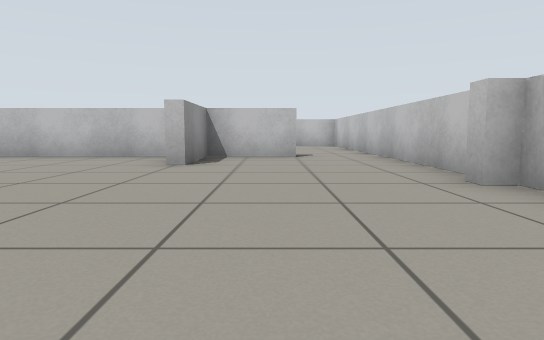
View 1 (above)

20 first-person views from a walk through a world built for the Gazebo simulator. The camera is 0.5 m above the floor, tilts 6° down and sees 75° across. The floor is counted in squares, 1 m on a side. Each view is taken from the middle of a square. On the plan, view 1 faces up. The plan holds only what a view shows up to about 9 squares ahead; the rest is blank. The place goes on beyond the plan.

View 2
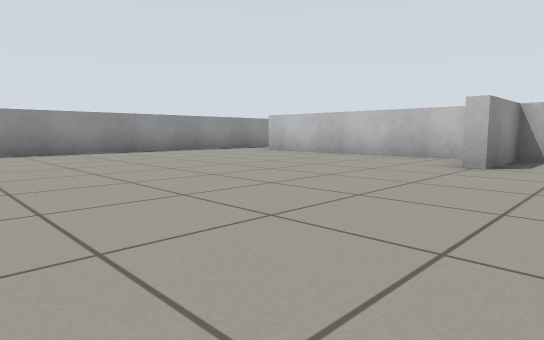

View 3
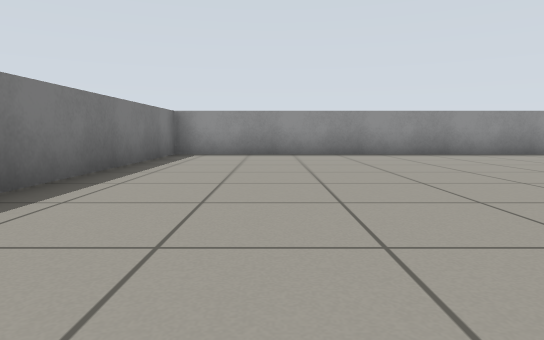

View 4
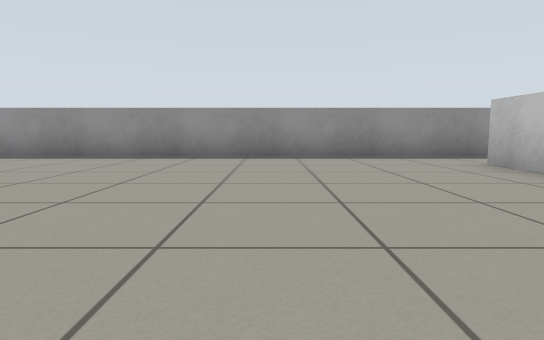

View 5
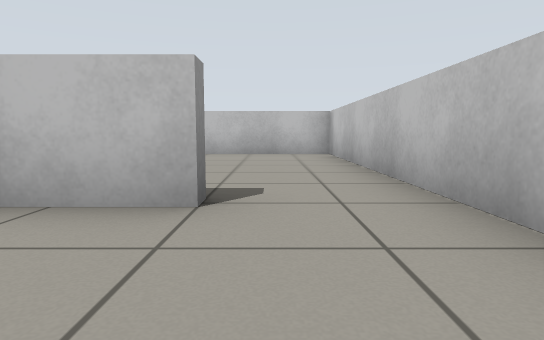

View 6
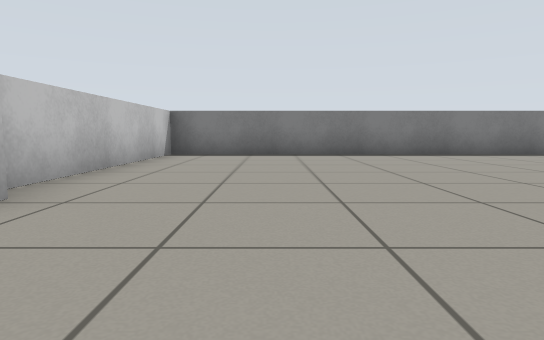

View 7
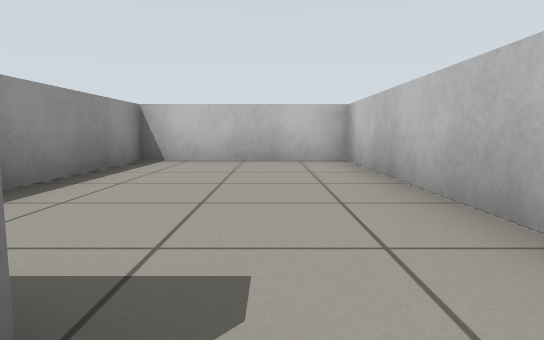

View 8
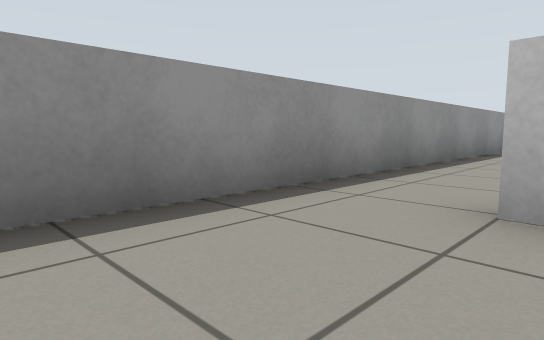

View 9
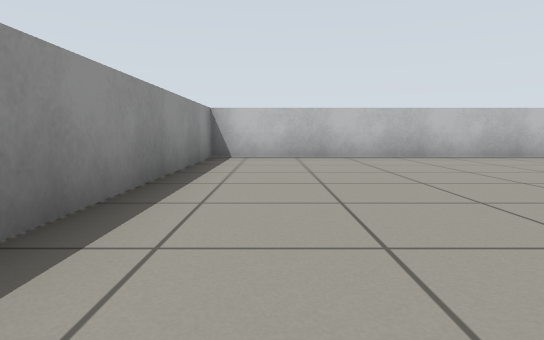

View 10
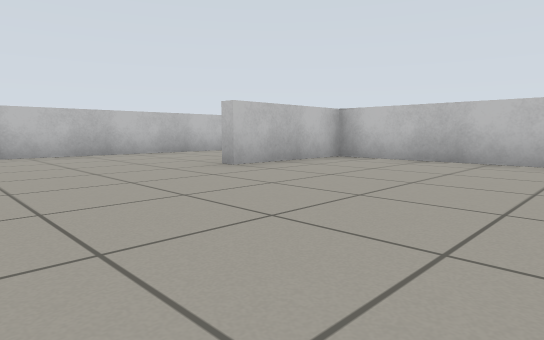

View 11
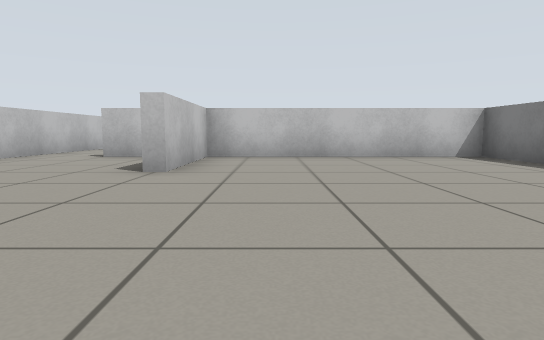

View 12
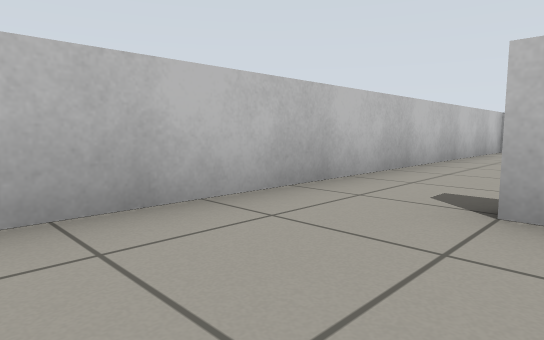

View 13
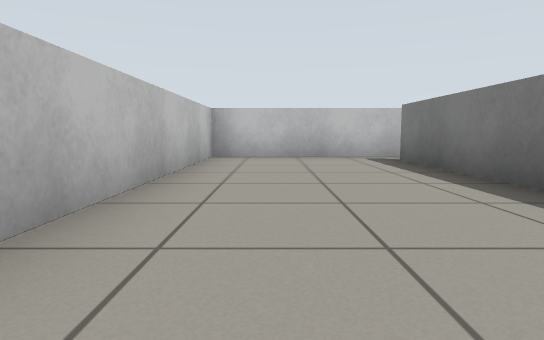

View 14
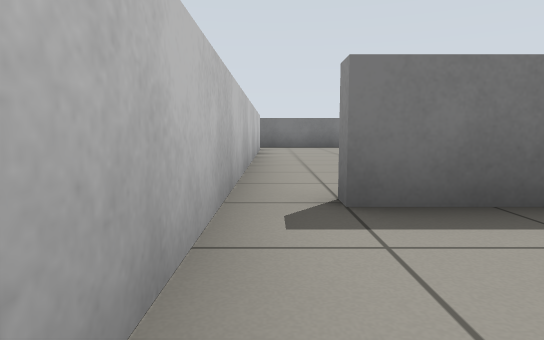

View 15
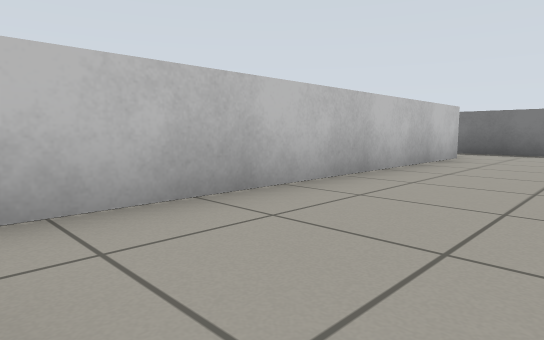

View 16
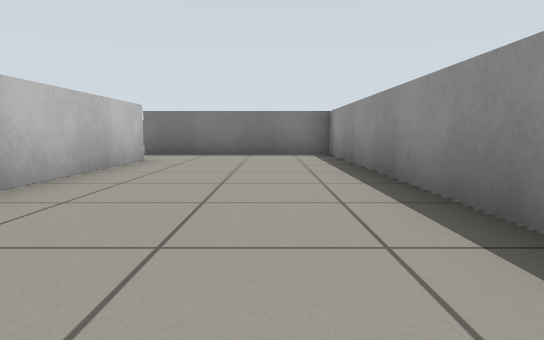

View 17
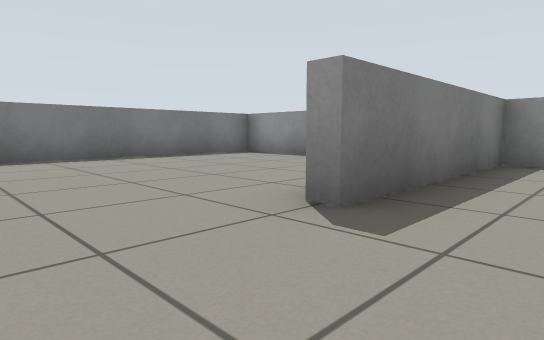

View 18
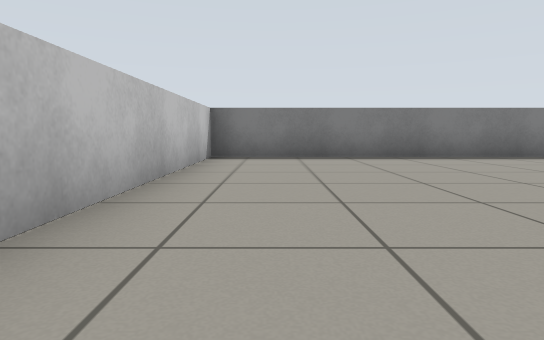

View 19
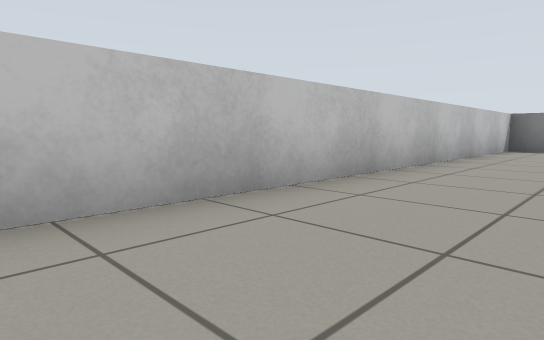

View 20
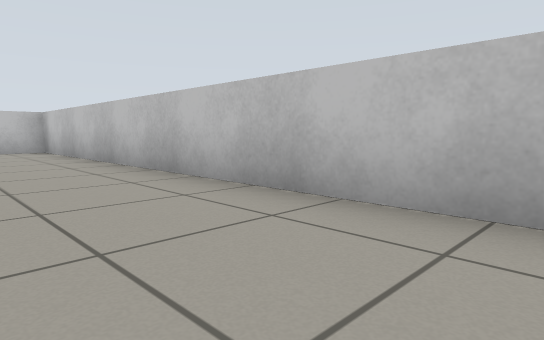

### Floor plan
Ten units are one square. View 1 is at (0, 0); x grows to the right and y downward. Boxes are objects, and circles mark ways between rooms. Rooms are numbered by the first view taken in them; rooms with no view inside come last. Other rooms are left out.
<svg viewBox="-97 -177 204 204">
<path fill="none" stroke="#000" d="M-21 -74 -75 -74M20 -32 20 -38M5 -78 5 -74 -13 -74 -13 -55 -18 -55M24 -42 24 -133 -13 -133 -13 -100M-92 -85 -92 22 24 22 24 -34M-16 -146 -16 -155M-34 -76 -16 -76 -16 -133 -45 -133 -45 -138M20 -136 55 -136M63 -145 63 -172 -92 -172 -92 -85M26 -104 26 -37 70 -37M63 -55 63 -145M55 -136 55 -132M70 -37 70 -32M26 1 26 15M34 22 102 22 102 -172 92 -172"/>
<circle cx="-85" cy="-80" r="3" fill="#2a7"/>
<circle cx="60" cy="-140" r="3" fill="#2a7"/>
<circle cx="70" cy="-50" r="3" fill="#2a7"/>
<text x="-30" y="-40">1</text>
<text x="-40" y="-130">2</text>
<text x="50" y="-90">3</text>
<text x="80" y="-60">4</text>
</svg>
Room 1 opens to room 2. Room 2 opens to room 3. Room 3 opens to room 4.

Where each view was taken, in squares from view 1:
view 1: 0 up, 0 right, facing up
view 2: 0 up, 0 right, facing up-left
view 3: 0 up, 1 left, facing left
view 4: 4 up, 2 left, facing left
view 5: 5 up, 1 right, facing up
view 6: 6 up, 0 right, facing down
view 7: 7 up, 1 right, facing up
view 8: 5 up, 7 left, facing up-left
view 9: 10 up, 8 left, facing up
view 10: 9 up, 8 left, facing up-right
view 11: 12 up, 9 left, facing right
view 12: 15 up, 4 left, facing up-right
view 13: 16 up, 1 left, facing right
view 14: 16 up, 6 right, facing down
view 15: 13 up, 4 right, facing down-right
view 16: 12 up, 4 right, facing down
view 17: 5 up, 9 right, facing down-left
view 18: 5 up, 9 right, facing down
view 19: 9 up, 8 right, facing down-right
view 20: 7 up, 8 right, facing up-right
